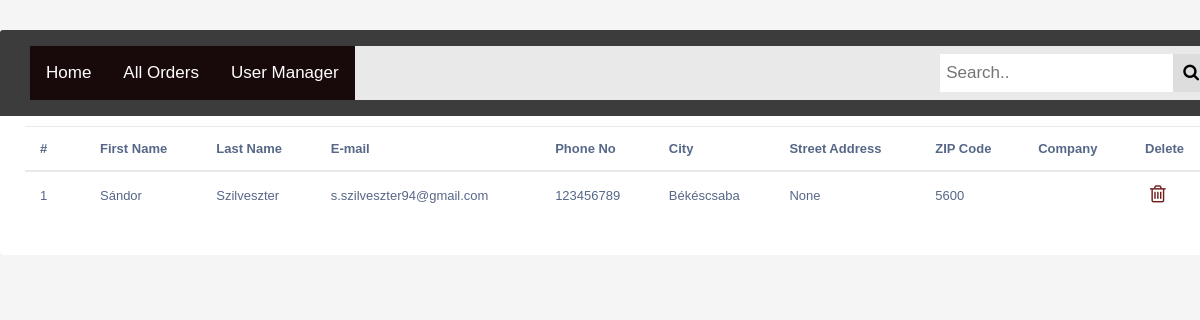
The app's page /user_management (signed in) with its own data.
### main.py (models this page shows)
class Profile(db.Model):
    __tablename__ = "profile"
    id = db.Column(db.Integer, primary_key=True)
    profile_id = db.Column(db.Integer, db.ForeignKey("users.id"))
    profile_owner = relationship("User", back_populates="profile")
    first_name = db.Column(db.String(250), nullable=True)
    last_name = db.Column(db.String(250), nullable=True)
    country = db.Column(db.String(250), nullable=True)
    company_name = db.Column(db.String(250), nullable=True)
    address = db.Column(db.String(250), nullable=True)
    city = db.Column(db.String(250), nullable=True)
    zip_code = db.Column(db.String(250), nullable=True)
    email = db.Column(db.String(250), nullable=True)
    phone_number = db.Column(db.String(250), nullable=True)

### main.py (the view, shortened to what this page needs)
@app.route("/user_management", methods=["POST", "GET"])
@admin_only
def user_management():
    users = Profile.query.all()
    return render_template("database.html", um=True, users=users, current_user=current_user)

### main.py (called while the page is built)
@login_manager.user_loader
def load_user(user_id):
    return User.query.get(int(user_id))

def admin_only(f):
    @wraps(f)
    def decorated_function(*args, **kwargs):
        try:
            if current_user.id != 1:
                return abort(403)
        except AttributeError:
            return abort(403)
        return f(*args, **kwargs)
    return decorated_function

### templates/database.html (shortened to what this page needs)
<!DOCTYPE html>
<html lang="en">
<head>
<link rel="stylesheet" href="{{ url_for('static', filename='css/bootstrap.min.css') }}">
    <link rel="stylesheet" href="{{ url_for('static', filename='css/styles.css') }}">
    <link rel="stylesheet" href="{{ url_for('static', filename='css/font-awesome.min.css') }}">
    <link rel="stylesheet" href="{{ url_for('static', filename='js/jquery/jquery-2.2.4.min.js') }}">
    <link rel="stylesheet" href="{{ url_for('static', filename='js/popper.min.js') }}">
    <link rel="stylesheet" href="https://cdnjs.cloudflare.com/ajax/libs/font-awesome/4.7.0/css/font-awesome.min.css">
</head>
<body>
<div class="container-xxxl">
    <div class="table-responsive">
        <div class="table-wrapper">
            <div class="table-title">
                <div class="topnav">
                    <a class="active" href="{{ url_for('home') }}">Home</a>
                    <a class="active" href="{{ url_for('database') }}">All Orders</a>
                    <a class="active" href="{{ url_for('user_management') }}">User Manager</a>
  <div class="search-container">
      {% if um == True %}
    <form action="{{url_for('user_management')}}" method="post">
      <input type="text" placeholder="Search.." name="search">
      <button type="submit"><i class="fa fa-search"></i></button>
    </form>
      {% else %}
      <form action="{{url_for('database')}}" method="post">
      <input type="text" placeholder="Search.." name="search">
      <button type="submit"><i class="fa fa-search"></i></button>
    </form>
      {% endif %}
  </div>
</div>
            </div>
            {% if um == True %}
            <table class="table">
                <thead>
                    <tr>
                        <th>#</th>
                        <th>First Name</th>
                        <th>Last Name</th>
                        <th>E-mail</th>
                        <th>Phone No</th>
                        <th>City</th>
                        <th>Street Address</th>
                        <th>ZIP Code</th>
                        <th>Company</th>
                        <th>Delete</th>
                    </tr>
                </thead>
                <tbody>
                {% for i in users %}
                    <tr>
                        <td>{{i.profile_id}}</td>
                        <td>{{i.first_name}}</td>
                        <td>{{i.last_name}}</td>
                        <td>{{i.email}}</td>
                        <td>{{i.phone_number}}</td>
                        <td>{{i.city}}</td>
                        <td>{{i.address}}</td>
                        <td>{{i.zip_code}}</td>
                        <td>{{i.company}}</td>
                        <td>
                            <a href="{{url_for('delete_user', id=i.profile_id)}}"><i class="fa fa-trash-o" style='font-size:20px; color: #630606' aria-hidden="true"></i></a>
                        </td>
                    </tr>
                    {% endfor %}
                </tbody>
                {% endif %}
            </table>
        </div>
    </div>
</div>
</body>
</html>

### static/css/styles.css (style rules this page uses)
body { color: #566787; background: #f5f5f5; font-family: 'Varela Round', sans-serif; font-size: 13px; }
.table-responsive { margin: 30px 0; }
.table-wrapper { min-width: 1255px; background: #fff; padding: 20px 25px; border-radius: 3px; box-shadow: 0 1px 1px rgba(0,0,0,.05); }
.table-title { padding-bottom: 15px; background: #3c3c3c; color: #fff; padding: 16px 30px; margin: -20px -25px 10px; border-radius: 3px 3px 0 0; }
table.table tr th, table.table tr td { border-color: #e9e9e9; padding: 12px 15px; vertical-align: middle; }
table.table tr th:first-child { width: 60px; }
table.table tr th:last-child { width: 100px; }
table.table td:last-child i { opacity: 0.9; font-size: 22px; margin: 0 5px; }
table.table td a { font-weight: bold; color: #566787; display: inline-block; text-decoration: none; }
table.table td i { font-size: 19px; }
body { margin: 0; font-family: Arial, Helvetica, sans-serif; }
.topnav { overflow: hidden; background-color: #e9e9e9; }
.topnav a { float: left; display: block; color: black; text-align: center; padding: 14px 16px; text-decoration: none; font-size: 17px; }
.topnav a.active { background-color: #180A0A; color: white; }
.topnav .search-container { float: right; }
.topnav input[type=text] { padding: 6px; margin-top: 8px; font-size: 17px; border: none; }
.topnav .search-container button { float: right; padding: 6px 10px; margin-top: 8px; margin-right: 16px; background: #ddd; font-size: 17px; border: none; cursor: pointer; }

### records on screen
Profile: profile_id "1", first_name "Sándor", last_name "Szilveszter", email "s.szilveszter94@gmail.com", phone_number "123456789", city "Békéscsaba", address "None", zip_code "5600"
